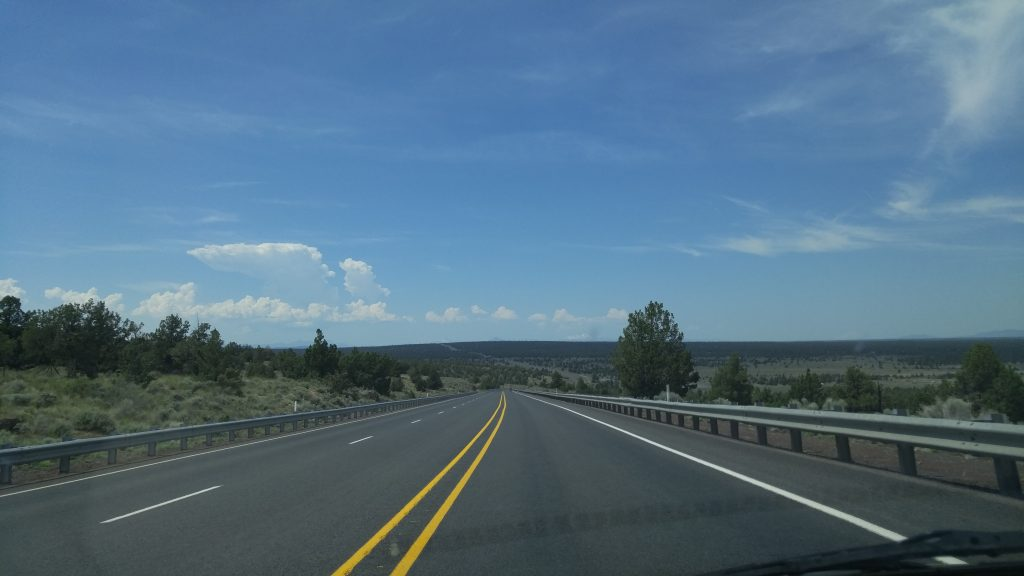
#> input picture test_image-1.jpg, 1024 x 576 px, given in place of test2.mp4, which was not available
$ python lanes.py
#> lines starting #> are read from the running program, lines starting #| are printed output that depends on the picture; after the words box and inside, x2 and y2 are one past the last pixel; in counts of white or black regions, pixels touching at a corner belong together; pictures that were not available may be replaced by others from this repository, and a replacement may not be noted
#> further down, frame is the input picture: shape (576, 1024, 3); mean B, G, R 132.5, 111.8, 82.8
import cv2
import numpy as np

def canny(image):
    gray = cv2.cvtColor(image, cv2.COLOR_RGB2GRAY)
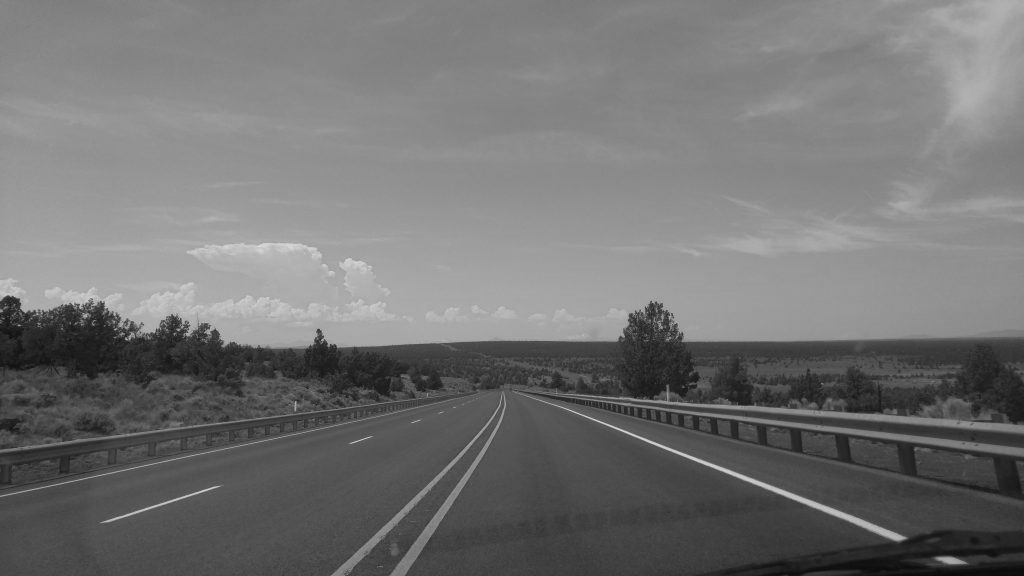
#> gray: shape (576, 1024); min 8, max 224, mean 114.6
    blur = cv2.GaussianBlur(gray, (5,5),0)
    canny = cv2.Canny(blur, 50,150)
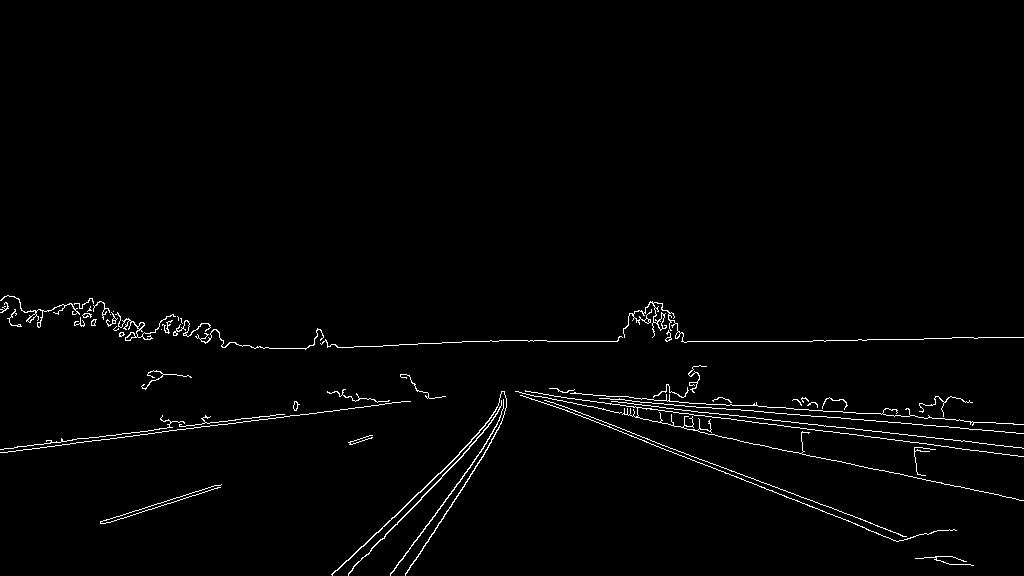
#> canny: shape (576, 1024); 1.5% white in thin lines or dots, all inside (x1, y1, x2, y2) = (0, 295, 1024, 576)
    return canny

def display_lines(image, lines):
    line_image = np.zeros_like(image)
    if lines is not None:
        for line in lines:
            x1, y1, x2, y2 = line.reshape(4)
            cv2.line(line_image, (x1,y1),(x2,y2),(255,0,0),10)
    return line_image

def region_of_interest(image):
    height = image.shape[0]
#> height = 576
    #polygons = np.array([
    #    [(300,height),(1000, height),(480,350)]
    #])
    polygons = np.array([
        [(200,height),(1100, height),(550,250)]
    ])
#> polygons = [[200, 576], [1100, 576], [550, 250]]
    mask = np.zeros_like(image)
    cv2.fillPoly(mask,polygons,255)
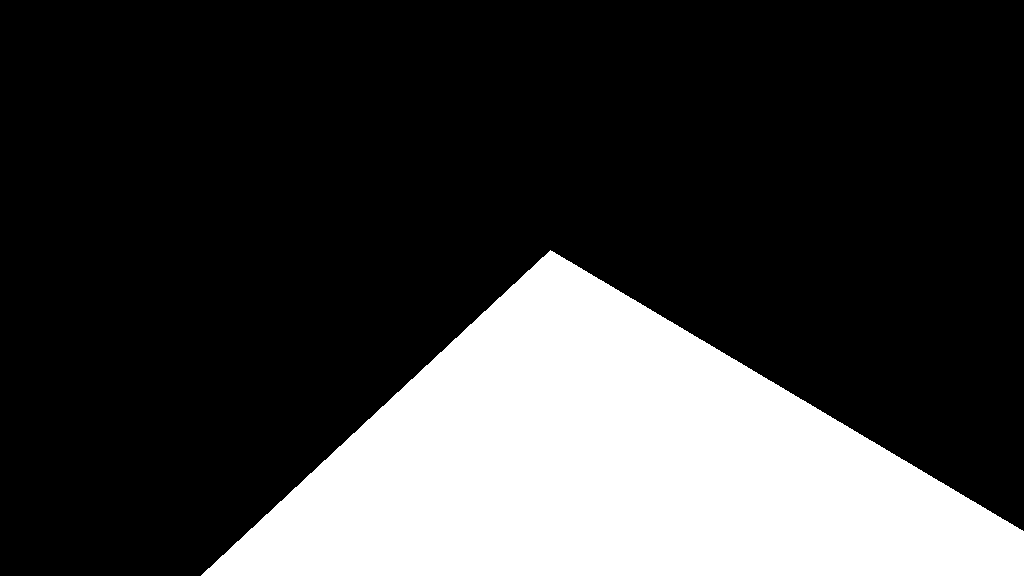
#> mask: shape (576, 1024); 24.6% white; 1 white region, box (x1, y1, x2, y2) and area: (201, 250, 1024, 576) 144826
    masked_image = cv2.bitwise_and(image, mask)
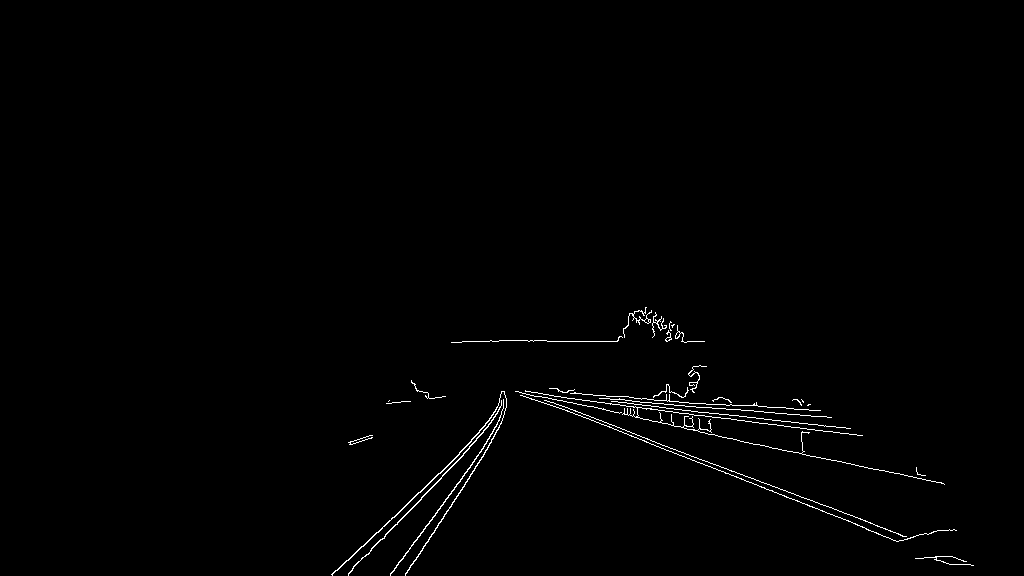
#> masked_image: shape (576, 1024); 0.8% white in thin lines or dots, all inside (x1, y1, x2, y2) = (331, 307, 974, 576)
    return masked_image

# [14 lines of commented-out code are left out]

cap = cv2.VideoCapture("test2.mp4")
while(cap.isOpened()):
    _, frame = cap.read()
    canny_image = canny(frame)
    cropped_image = region_of_interest(canny_image)
    lines= cv2.HoughLinesP(cropped_image, 2,np.pi/180,100,np.array([]),
        minLineLength =40, maxLineGap=5)
#> lines = 23 rows, first 6: [684, 456, 812, 507], [684, 428, 943, 483], [620, 405, 862, 435], [657, 443, 798, 495], [756, 418, 850, 428], [331, 574, 451, 462]
    line_image = display_lines(frame, lines)
#> the loop in display_lines, `for line in lines:` made 23 passes
#> (x1, y1, x2, y2) on passes 1 to 12: (684, 456, 812, 507), (684, 428, 943, 483), (620, 405, 862, 435), (657, 443, 798, 495), (756, 418, 850, 428), (331, 574, 451, 462), (718, 404, 766, 406), (705, 407, 818, 416), (403, 558, 483, 448), (421, 497, 476, 440), (547, 341, 617, 341), (428, 541, 499, 427)
#> after the loop in display_lines, `for line in lines:`:
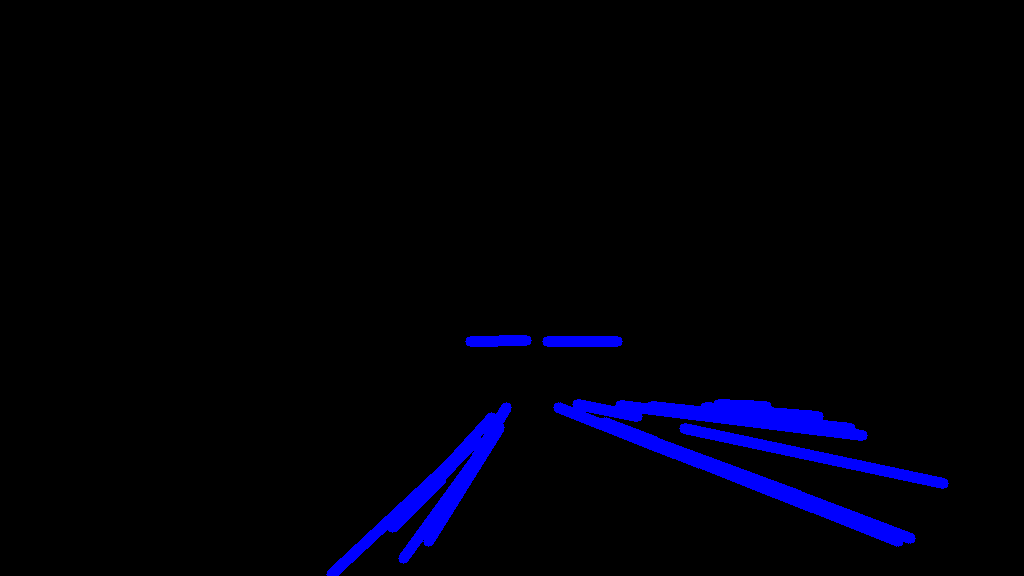
#> line_image: shape (576, 1024, 3); mean of channels 0, 1, 2 9.4, 0, 0; drawn as B, G, R
    combo_image = cv2.addWeighted(frame, 0.8, line_image,1,1)
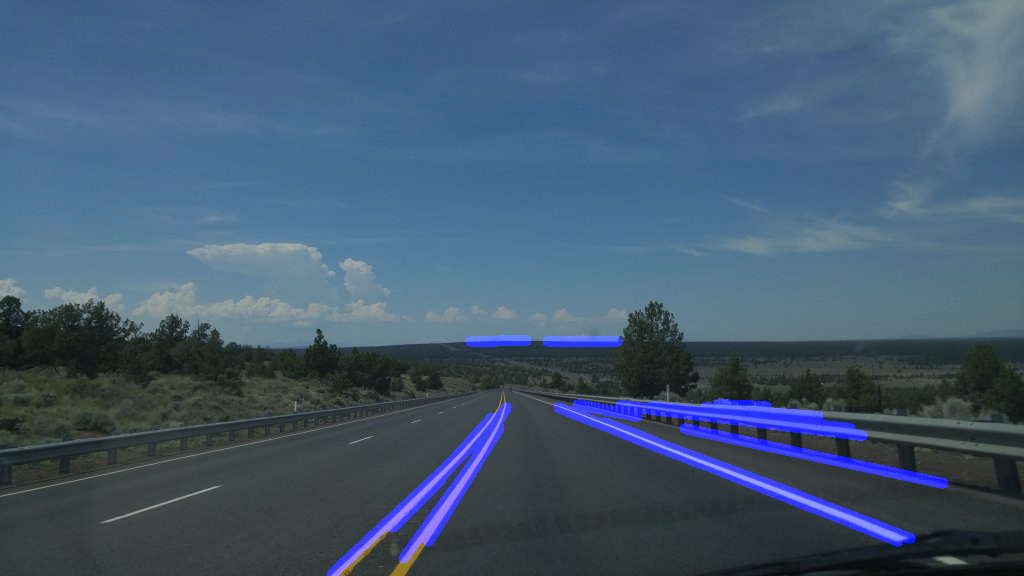
#> combo_image: shape (576, 1024, 3); mean B, G, R 113.8, 90.4, 67.2
    cv2.imshow("result",combo_image)
    if cv2.waitKey(1) == ord("q"):
#> (key q is pressed here)
        break
cap.release()
cv2.destroyAllWindows()

$ run again, on test_image-2.jpeg
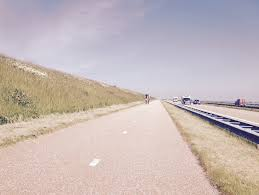
#> input picture test_image-2.jpeg, 259 x 195 px, given in place of test2.mp4, which was not available
#> frame is the input picture: shape (195, 259, 3); mean B, G, R 184.3, 185, 198.1
#> in canny, `canny = cv2.Canny(blur, 50,150)`:
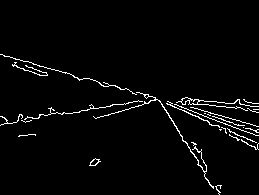
#> canny: shape (195, 259); 2.9% white in thin lines or dots, all inside (x1, y1, x2, y2) = (0, 54, 259, 195)
#> mask: shape (195, 259); every value is 0
#> lines = None
#> line_image: shape (195, 259, 3); every value is 0
#> `combo_image = cv2.addWeighted(frame, 0.8, line_image,1,1)`:
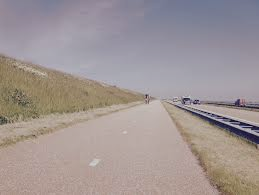
#> combo_image: shape (195, 259, 3); mean B, G, R 148.5, 149, 159.5
